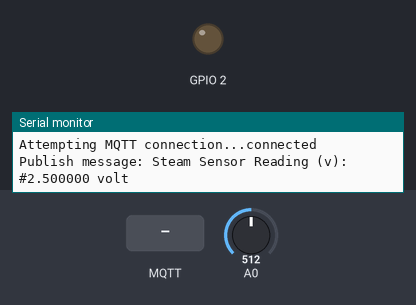
Simulated run of this sketch. Board: ESP8266 (NodeMCU). Shown: output pins drawn as LEDs (lit = HIGH), the last lines printed to the serial monitor. Inputs (shaded band) come from the test bench; at power-on: A0 = 512. WiFi joins after 1.5 s; servers stay silent unless stated; random numbers use the default seed unless the sketch sets one; no MQTT or app messages arrive unless stated.

Above: at 2.7 s.
2.8 s: MQTT message "0" arrives on the first subscribed topic
At 4.0 s:
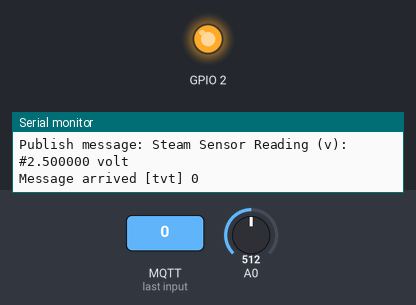
4.3 s: MQTT message "1" arrives on the first subscribed topic
At 5.3 s:
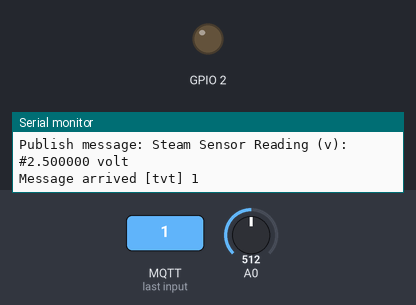
5.8 s: MQTT message "2" arrives on the first subscribed topic
At 6.4 s:
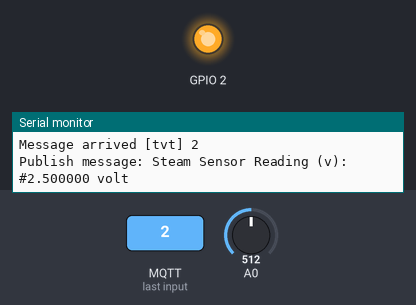
Timing chart, 0 to 8.8 s (numbered marks = the images above; inputs shaded):
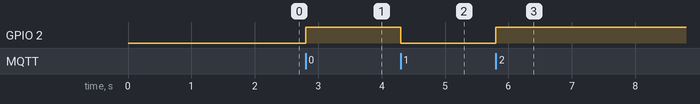

The sketch:

Steam_Sensor_Reading_Using_Esp8266_and_MQTT.fx.ino
```cpp
/*
 Basic ESP8266 MQTT example
 This sketch demonstrates the capabilities of the pubsub library in combination
 with the ESP8266 board/library.
 It connects to an MQTT server then:
  - publishes "hello world" to the topic "outTopic" every two seconds
  - subscribes to the topic "inTopic", printing out any messages
    it receives. NB - it assumes the received payloads are strings not binary
  - If the first character of the topic "inTopic" is an 1, switch ON the ESP Led,
    else switch it off
 It will reconnect to the server if the connection is lost using a blocking
 reconnect function. See the 'mqtt_reconnect_nonblocking' example for how to
 achieve the same result without blocking the main loop.
 To install the ESP8266 board, (using Arduino 1.6.4+):
  - Add the following 3rd party board manager under "File -> Preferences -> Additional Boards Manager URLs":
       http://arduino.esp8266.com/stable/package_esp8266com_index.json
  - Open the "Tools -> Board -> Board Manager" and click install for the ESP8266"
  - Select your ESP8266 in "Tools -> Board"
*/

#include <ESP8266WiFi.h>
#include <PubSubClient.h>

// Update these with values suitable for your network.

const char* ssid = "HUAWEI Mate 10";
const char* password = "123456780";
const char* mqtt_server = "mqtt.eclipse.org";

WiFiClient espClient;
PubSubClient client(espClient);
unsigned long lastMsg = 0;
#define MSG_BUFFER_SIZE	(50)
char msg[MSG_BUFFER_SIZE];
int value = 0;

void setup_wifi() {

  delay(10);
  // We start by connecting to a WiFi network
  Serial.println();
  Serial.print("Connecting to ");
  Serial.println(ssid);

  WiFi.mode(WIFI_STA);
  WiFi.begin(ssid, password);

  while (WiFi.status() != WL_CONNECTED) {
    delay(500);
    Serial.print(".");
  }

  randomSeed(micros());

  Serial.println("");
  Serial.println("WiFi connected");
  Serial.println("IP address: ");
  Serial.println(WiFi.localIP());
}

void callback(char* topic, byte* payload, unsigned int length) {
  Serial.print("Message arrived [");
  Serial.print(topic);
  Serial.print("] ");
  for (int i = 0; i < length; i++) {
    Serial.print((char)payload[i]);
  }
  Serial.println();

  // Switch on the LED if an 1 was received as first character
  if ((char)payload[0] == '1') {
    digitalWrite(BUILTIN_LED, LOW);   // Turn the LED on (Note that LOW is the voltage level
    // but actually the LED is on; this is because
    // it is active low on the ESP-01)
  } else {
    digitalWrite(BUILTIN_LED, HIGH);  // Turn the LED off by making the voltage HIGH
  }

}

void reconnect() {
  // Loop until we're reconnected
  while (!client.connected()) {
    Serial.print("Attempting MQTT connection...");
    // Create a random client ID
    String clientId = "ESP8266Client-";
    clientId += String(random(0xffff), HEX);
    // Attempt to connect
    if (client.connect(clientId.c_str())) {
      Serial.println("connected");
      // Once connected, publish an announcement...
      client.publish("tvt", "hello world");
      // ... and resubscribe
      client.subscribe("tvt");
    } else {
      Serial.print("failed, rc=");
      Serial.print(client.state());
      Serial.println(" try again in 5 seconds");
      // Wait 5 seconds before retrying
      delay(5000);
    }
  }
}

void setup() {
  pinMode(BUILTIN_LED, OUTPUT);     // Initialize the BUILTIN_LED pin as an output
  Serial.begin(115200);
  setup_wifi();
  client.setServer(mqtt_server, 1883);
  client.setCallback(callback);
}

void loop() {

  if (!client.connected()) {
    reconnect();
  }
  client.loop();

  unsigned long now = millis();
  if (now - lastMsg > 2000) {
    lastMsg = now;
    ++value;
    snprintf (msg, MSG_BUFFER_SIZE, "Steam Sensor Reading (v): #%lf volt", (5.0f/1024)*analogRead(A0));
    Serial.print("Publish message: ");
    Serial.println(msg);
    client.publish("tvt", msg);
  }
}
```

Measured:
- after the input at 2.8 s, GPIO 2: LOW → HIGH at once
- after the input at 4.3 s, GPIO 2: HIGH → LOW at once
- after the input at 5.8 s, GPIO 2: LOW → HIGH at once
